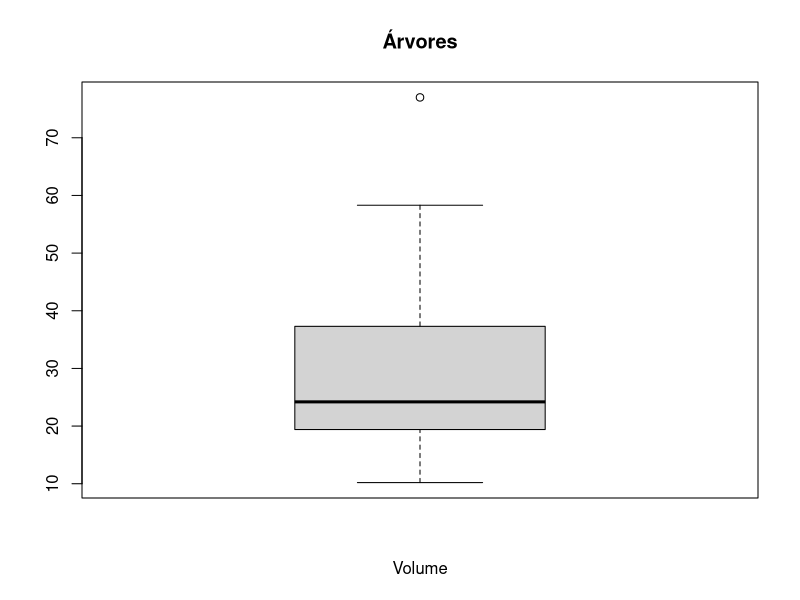
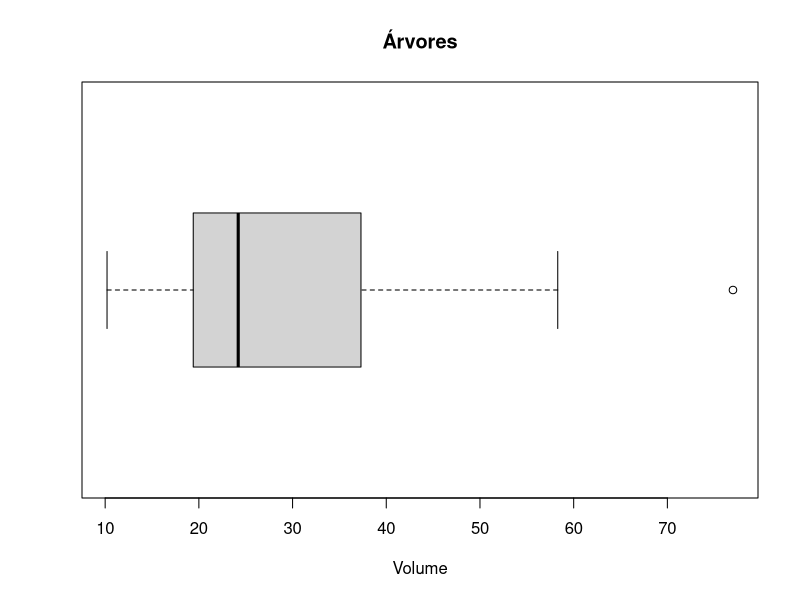
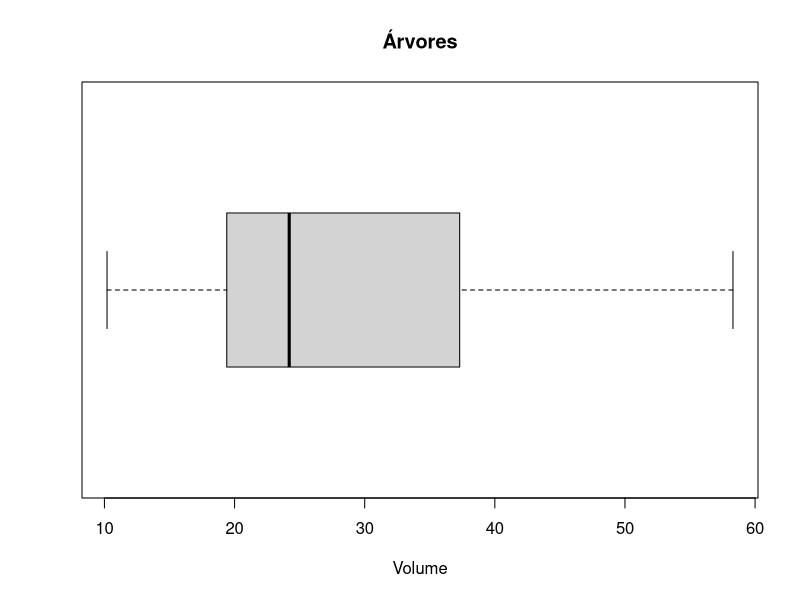
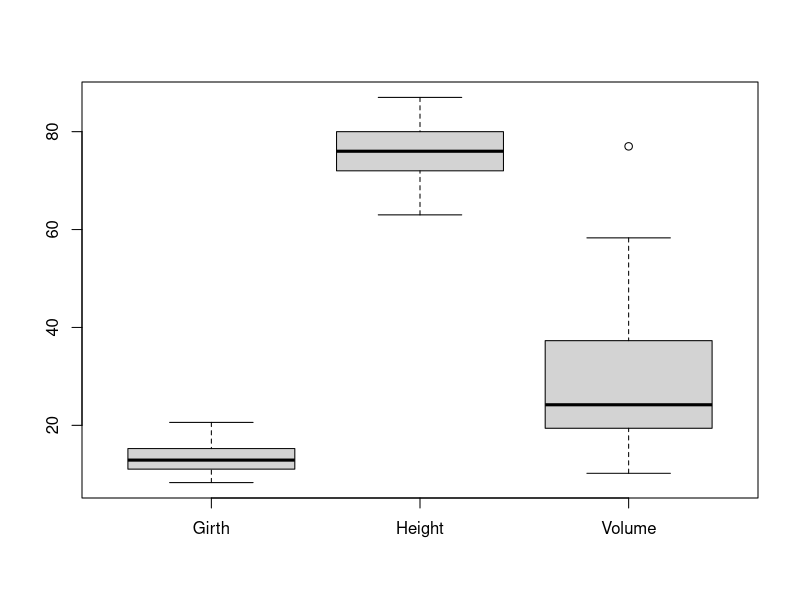
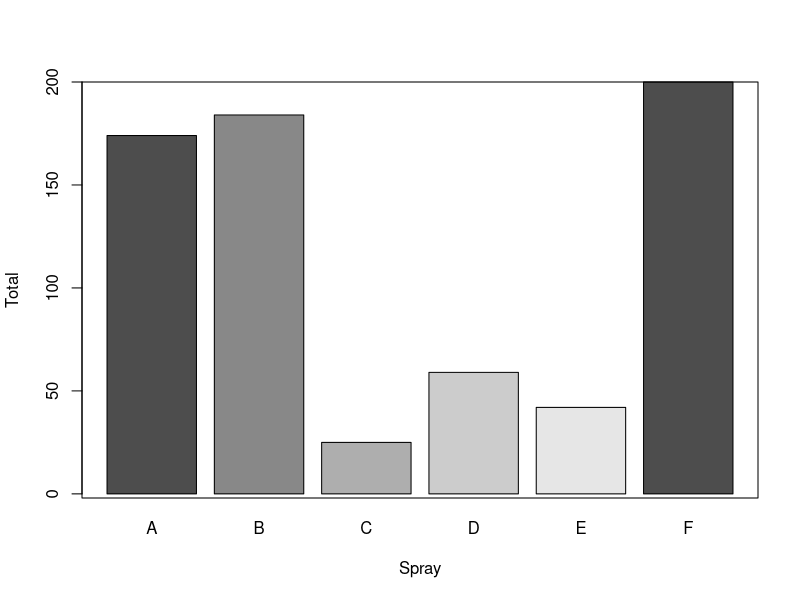
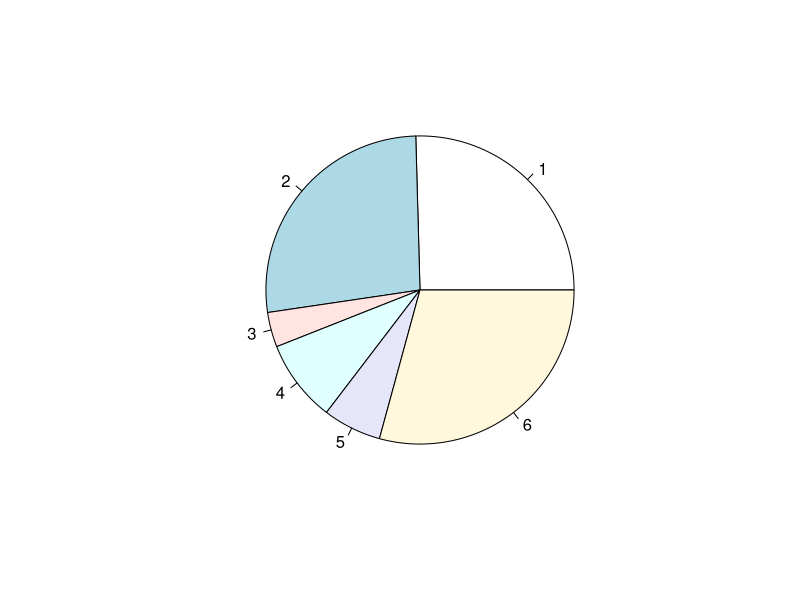
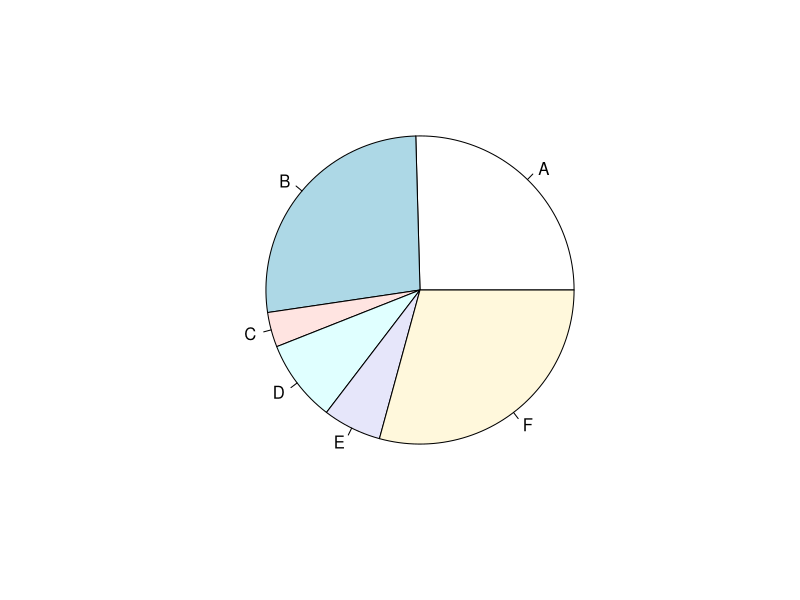
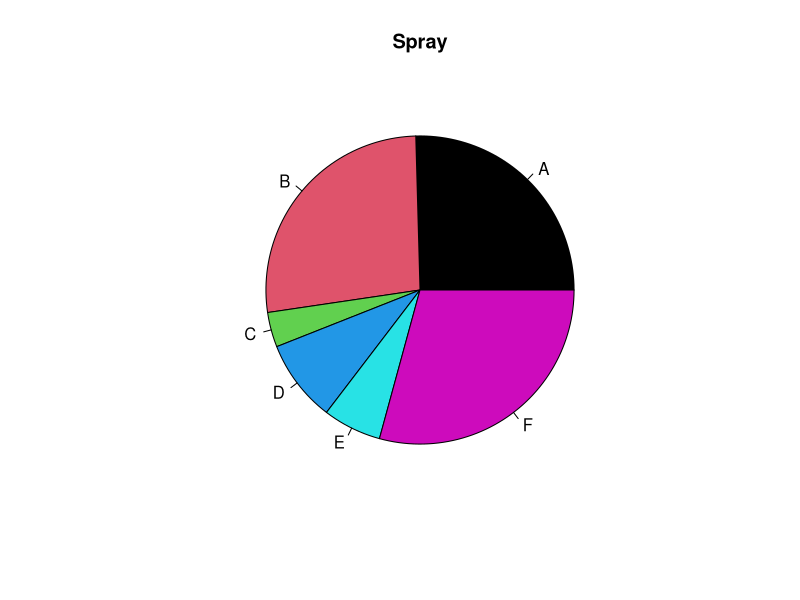

R code for these plots, in order:
## ---- chunk 1

boxplot(trees$Volume,
        main = "Árvores",
        xlab = "Volume")


boxplot(trees$Volume,
        main = "Árvores",
        xlab = "Volume",
        #col = "blue",
        horizontal = TRUE)

boxplot(trees$Volume,
        main = "Árvores",
        xlab = "Volume",
        #col = "blue",
        horizontal = TRUE,
        outline = FALSE)


## ---- chunk 2

boxplot.stats(trees$Volume)

boxplot.stats(trees$Volume)$stats

## ---- chunk 3

# EH SO CHAMAR COM UMA VARIAVEL QUE TENHA MAIS DE UMA COLUNA, TIPO UM DATA FRAME
boxplot(trees)

## ---- chunk 4

InsectSprays

# SOMA TODAS AS VARIAVEIS DA COLUNA X, AGRUPANDO PELA COLUA Y
spray <- aggregate(. ~ spray, data = InsectSprays, sum)



# TESTANDO OUTRO MODO DE AGREGAR
testeAggregate <- aggregate(x = InsectSprays$count,
                            by = list(InsectSprays$spray),
                            FUN = sum)

spray
testeAggregate


names(testeAggregate) <- c("Spray", "Count")
testeAggregate


## ---- chunk 5

barplot(height = spray$count, 
        names.arg = spray$spray,
        xlab = "Spray",
        ylab = "Total",
        col = gray.colors(5))
box()

## ---- chunk 6

pie(x = spray$count)

pie(x = spray$count,
    labels = spray$spray)

pie(x = spray$count,
    labels = spray$spray,
    main = "Spray",
    col = c(1:6))

pie(x = spray$count,
    labels = NA,
    col = c(1:nrow(spray)))
legend(x = "bottomleft", legend = spray$spray, fill = c(1:nrow(spray)))
